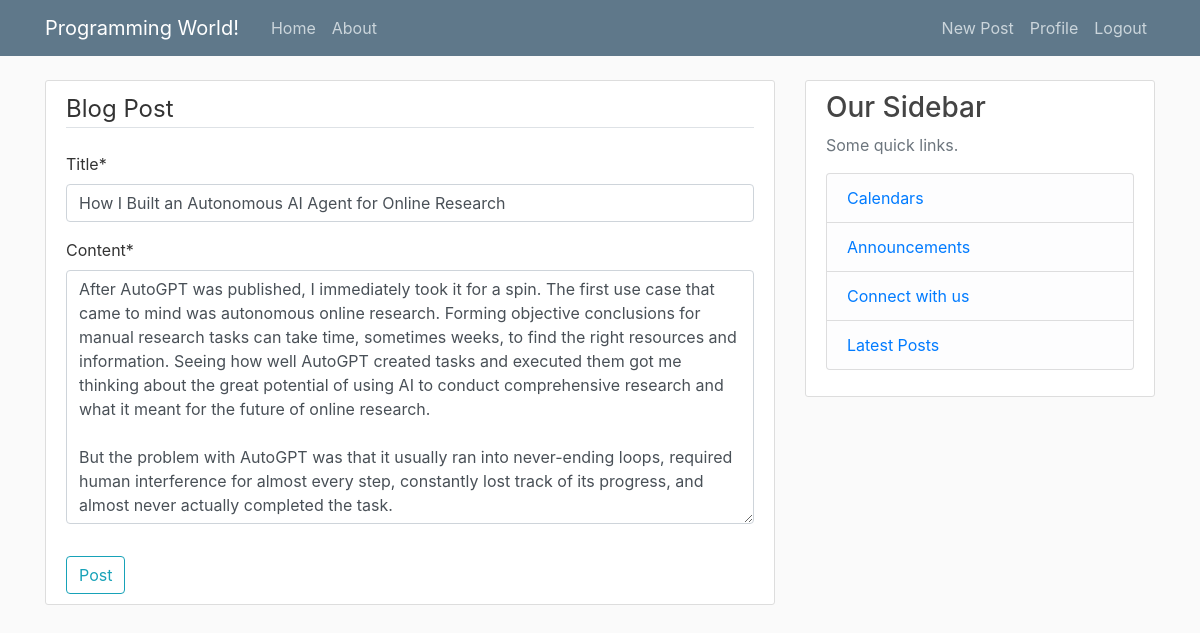
The page /post/2/update/ (signed in) on the database its author committed.
### blog/models.py (models this page shows, shortened)
class Post(models.Model):
    title = models.CharField(max_length=100)
    content = models.TextField()
    date_posted = models.DateTimeField(default=timezone.now)
    author = models.ForeignKey(User, on_delete=models.CASCADE)

### blog/views.py (the view, shortened to what this page needs)
# urls.py: path('post/<int:pk>/update/', PostUpdateView.as_view(), name='post-update'),
class PostUpdateView(LoginRequiredMixin,UserPassesTestMixin, UpdateView):
    model = Post
    fields = ['title', 'content']
    def test_func(self):
        post = self.get_object()
        if self.request.user == post.author:
            return True
        return False

### blog/templates/blog/post_form.html (shortened to what this page needs)
{% extends "blog/base.html" %}
{% load crispy_forms_tags %}
{% block content %}
<div class="content-section">
    <form method="POST">
        <fieldset class="form-group">
            <legend class="border-bottom mb-4">Blog Post</legend>
            {{ form|crispy }}
        </fieldset>
        <div>
            <button class="btn btn-outline-info" type="submit">Post</button>
        </div>
    </form>
</div>
{% endblock content %}

### blog/static/blog/main.css (style rules this page uses)
body { background: #fafafa; color: #333333; margin-top: 5rem; }
.content-section { background: #ffffff; padding: 10px 20px; border: 1px solid #dddddd; border-radius: 3px; margin-bottom: 20px; }

### rows shown on the page
Post: title "How I Built an Autonomous AI Agent for Online Research", content "After AutoGPT was published, I immediately took it for a spin. The first use case that came to mind was autonomous online research. Forming objective conclusions for manual research tasks can take time, sometimes weeks, to find the right resources and information. Seeing how well AutoGPT created tasks and executed them got me thinking about the great potential of using AI to conduct comprehensive research and what it meant for the future of online research. But the problem with AutoGPT was that it usually ran into never-ending loops, required human interference for almost every step, constantly lost track of its progress, and almost never actually completed the task."
